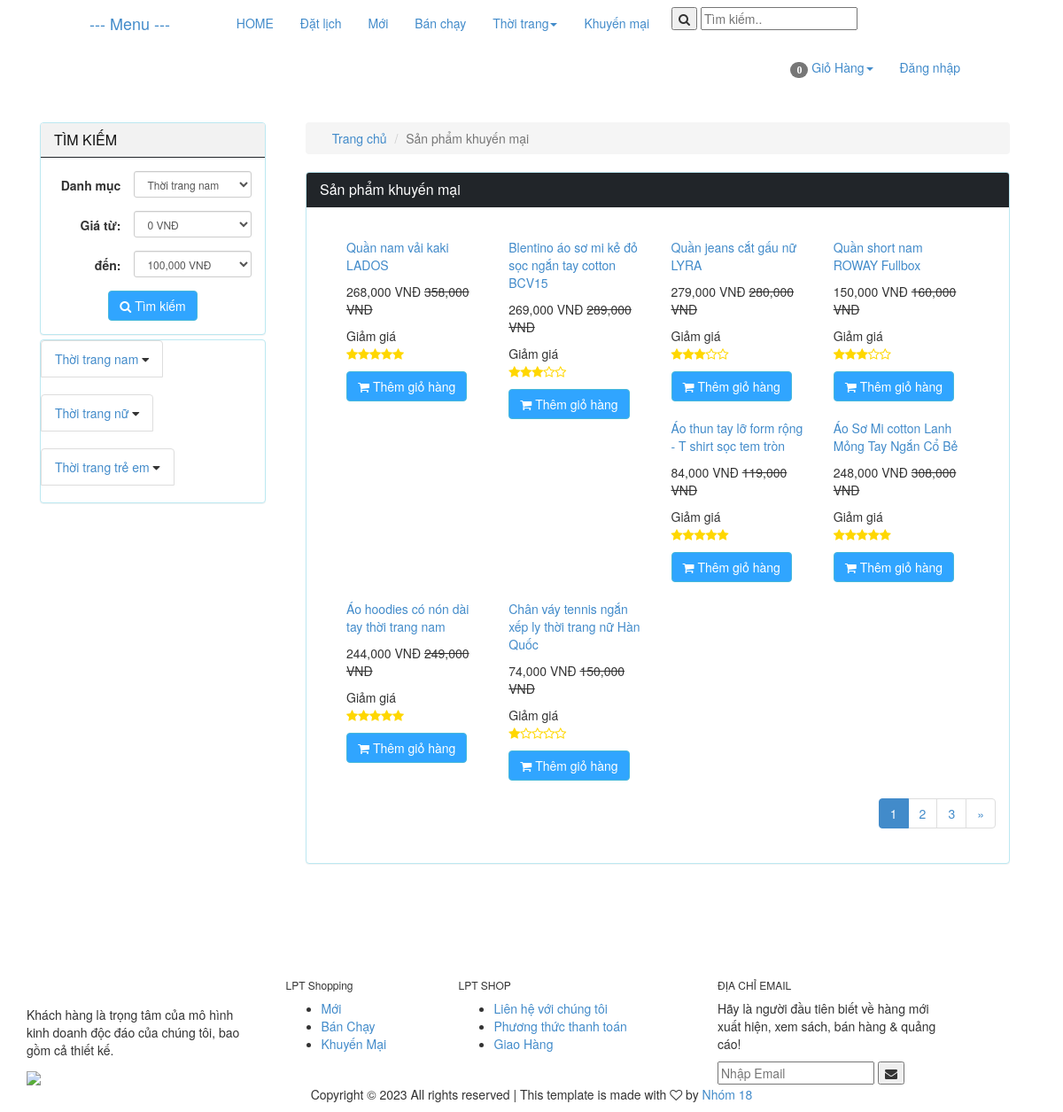
The app's page /index.php/product/discount with its own data.
### tables this page shows
CREATE TABLE `catalog` (
  `id` int(11) NOT NULL,
  `name` varchar(100) NOT NULL,
  `description` varchar(255) DEFAULT NULL,
  `parent_id` int(11) NOT NULL,
  `sort_order` tinyint(4) NOT NULL,
  `created` datetime NOT NULL
);

CREATE TABLE `product` (
  `id` int(255) NOT NULL,
  `catalog_id` int(11) NOT NULL,
  `name` varchar(255) NOT NULL,
  `content` text NOT NULL,
  `price` decimal(15,2) NOT NULL DEFAULT 0.00,
  `discount` int(11) DEFAULT 0,
  `image_link` varchar(100) NOT NULL,
  `image_list` text NOT NULL,
  `view` int(11) NOT NULL DEFAULT 0,
  `buyed` int(255) NOT NULL,
  `rate_total` int(255) NOT NULL DEFAULT 4,
  `rate_count` int(255) NOT NULL DEFAULT 1,
  `created` int(11) NOT NULL
);

### application/controllers/Product.php (called while the page is built, shortened)
<?php
class Product extends MY_Controller {
    public function __construct() {
        parent::__construct();
        $this->load->model('product_model');
        $this->load->model('catalog_model');
        $this->load->model('comment_model');
        $this->load->model('user_model');
        $this->load->model('sizedetail_model');
        $this->load->model('size_model');
        $this->load->model('order_model');
        $this->load->library('form_validation');
        $this->load->helper('form');
        $this->load->library('upload');
        $this->load->library('upload_library');
    }
    public function discount() {
        $input = array();
        $this->load->library('pagination');
        $base_url = base_url('product/discount');
        $total = 20;
        $per = 8;
        $uri = 3;
        $config = pagination($base_url, $total, $per, $uri);
        $segment = $this->uri->segment(3);
        $segment = intval($segment);
        $input['limit'] = array($config['per_page'], $segment);
        $product_list = $this->product_model->get_list($input);
        $this->data['product_list'] = $product_list;
        $this->data['temp'] = 'site/product/discount';
        $this->load->view('site/layoutsub', $this->data);
    }
}

### index.php (called while the page is built, shortened)
<?php
require_once BASEPATH.'core/CodeIgniter.php';

### application/core/MY_Controller.php (called while the page is built, shortened)
<?php
class MY_Controller extends CI_Controller {
	function __construct()
	{
		$controller = $this->uri->segment(1);
		switch ($controller) {
			default:
				$input = array();
				$input['where'] = array('parent_id' => '1');
				$input['order'] = array('sort_order', 'ASC');
				$catalog = $this->catalog_model->get_list($input);
				break;
		}
	}
}

### application/core/MY_Model.php (called while the page is built, shortened)
<?php if ( ! defined('BASEPATH')) exit('No direct script access allowed');
class MY_Model extends CI_Model {
    var $table = '';
    var $key = 'id';
    var $order = '';
    function query2($sql){
        $rows = $this->db->query($sql);
        return $rows->row();
    }
    function get_list($input = array())
    {
        $query = $this->db->get($this->table);
        return $query->result();
    }
    protected function get_list_set_input($input = array())
    {
        if ((isset($input['where'])) && $input['where'])
        {
            $this->db->where($input['where']);
        }
        if (isset($input['order'][0]) && isset($input['order'][1]))
        {
            $this->db->order_by($input['order'][0], $input['order'][1]);
        }
        else
        {
            $order = ($this->order == '') ? array($this->table.'.'.$this->key, 'desc') : $this->order;
            $this->db->order_by($order[0], $order[1]);
        }
        if (isset($input['limit'][0]) && isset($input['limit'][1]))
        {
            $this->db->limit($input['limit'][0], $input['limit'][1]);
        }
    }
}
?>

### application/views/site/product/discount.php (the view, shortened to what this page needs)
<div class="col-xs-12 col-sm-9 col-md-9 col-lg-9 clearpaddingr">
    <div class="col-xs-12 col-sm-12 col-md-12 col-lg-12 clearpadding">
        <ol class="breadcrumb">
            <li><a href="<?php echo base_url(); ?>"><span class="glyphicon glyphicon-home" aria-hidden="true"></span> Trang chủ</a></li>
            <li class="active">Sản phẩm khuyến mại</li>
        </ol>
        <div class="panel panel-info">
            <div class="panel-heading">
                <h3 class="panel-title">Sản phẩm khuyến mại</h3>
            </div>
            <div class="panel-body">
                <div class="col-xs-12 col-sm-12 col-md-12 col-lg-12 clearpadding">
                    <?php
                    foreach ($product_list as $value) {
                        $name = covert_vi_to_en($value->name);
                        $name = strtolower($name);
                        ?>
                        <div class="col-xs-12 col-sm-6 col-md-3 col-lg-3 re-padding">
                            <div class="product_item">
                                <div class="product-image">
                                </div>
                                <p class="product_name" ><a href="<?php echo base_url($name . '-p' . $value->id); ?>" ><?php echo $value->name; ?></a></p>
                                <?php
                                if ($value->discount > 0) {
                                    $new_price = $value->price - $value->discount;
                                    ?>
                                    <p><span class='price text-right'><?php echo number_format($new_price); ?> VNĐ</span> <del class="product-discount"><?php echo number_format($value->price); ?> VNĐ</del></p>
                                <?php } else { ?>
                                    <p><span class='price text-right'><?php echo number_format($value->price); ?> VNĐ</span></p>
                                <?php } ?>
                                <?php
                                if ($value->discount != 0)
                                    echo '<span class="label_pro">Giảm giá</span>';
                                ?>
                                <p>
                                    <?php $raty_tb = round($value->rate_total / $value->rate_count); ?>
                                    <?php
                                    $i2 = 1;
                                    for ($i2; $i2 <= $raty_tb; $i2++) {
                                        echo '<i class="fa fa-star" style="color:gold"></i>';
                                    }
                                    $i3 = 1;
                                    for ($i3; $i3 <= (5 - $raty_tb); $i3++) {
                                        echo '<i class="fa fa-star-o" style="color: gold"></i>';
                                    }
                                    ?>
                                </p>
                                <?php
                                $query_count = 'SELECT SUM(quantity) As totalproduct FROM sizedetail WHERE product_id = ' . $value->id;
                                $result = $this->sizedetail_model->query2($query_count);
                                $sl = $result->totalproduct;
                                if ($sl > 0) {
                                    ?>
                                    <a href="<?php echo base_url('cart/add/' . $value->id); ?>"><button class='btn btn-info'><span class="fa fa-shopping-cart" aria-hidden="true"></span> Thêm giỏ hàng</button></a>
                                <?php } else { ?>
                                    <a style="pointer-events: none;"><button style="pointer-events: none;background-color: #333;border: none " class='btn btn-info'>Hết hàng</button></a>
                                <?php } ?>
                            </div>
                        </div>
                    <?php } ?>
                </div>
                <?php echo $this->pagination->create_links(); ?>
            </div>
        </div>
    </div>
</div>

### application/views/site/sidebar.php (shortened to what this page needs)
<?php
$catalog_id = isset($catalog_id) ? $catalog_id : NULL;
$price_from = isset($price_from) ? $price_from : NULL;
$price_to = isset($price_to) ? $price_to : NULL;
?>
<div class="col-xs-12 col-sm-3 col-md-3 col-lg-3 clearpaddingl">
    <div class="panel panel-info" style="margin-bottom: 5px;">
        <div class="panel-heading" style="background-color: #f2f2f2;color: #111">
            <h3 class="panel-title">TÌM KIẾM</h3>
        </div>
        <div class="panel-body">
            <form class="form-horizontal text-center" method="post" action="<?php echo base_url('product/search'); ?>">
                <div class="form-group form-group-sm">
                    <label class="col-sm-5 clearpaddingl control-label" for="formGroupInputSmall">Danh mục</label>
                    <div class="col-sm-7" style="padding-left: 0px">
                        <select class="form-control" name="catalog_id">
                            <?php foreach ($catalog as $value) { ?>
                                <option value="<?php echo $value->id; ?>" style='font-weight: bold' <?php if ($value->id == $catalog_id) echo 'selected'; ?>><?php echo $value->name; ?></option>
                    <?php } ?>
                    </select>
                </div>
        </div>
        <div class="form-group form-group-sm">
            <label class="col-sm-5 control-label" for="formGroupInputSmall">Giá từ:</label>
            <div class="col-sm-7" style="padding-left: 0px">
                <select class="form-control" name="price_from">
                    <?php for ($i = 0; $i < 1400000; $i = $i + 100000) { ?>
                        <option value="<?php echo $i ?>" <?php if ($i == $price_from) echo 'selected'; ?>><?php echo number_format($i); ?> VNĐ</option>
                    <?php } ?>
                </select>
            </div>
        </div>
        <div class="form-group form-group-sm">
            <label class="col-sm-5 control-label" for="formGroupInputSmall">đến:</label>
            <div class="col-sm-7" style="padding-left: 0px">
                <select class="form-control" name="price_to">
                    <?php for ($i = 100000; $i < 1500000; $i = $i + 100000) { ?>
                        <option value="<?php echo $i ?>" <?php if ($i == $price_to) echo 'selected'; ?>><?php echo number_format($i); ?> VNĐ</option>
                    <?php } ?>
                </select>
            </div>
        </div>
                <button class="btn btn-info" type="submit" name='submit'><i class="fa fa-search"></i> Tìm kiếm</button>
        </form>
    </div>
</div>
<div class="panel panel-info">
    <div class="panel-body" style="padding:0px">
        <div class="list-group">
            <?php
            foreach ($catalog as $value) {
                $name = covert_vi_to_en($value->name);
                $name = strtolower($name);
                ?>
                <div class="list-group">
                    <button class="list-group-item dropdown-btn">
                        <a href="<?php echo base_url($name . '-c' . $value->id); ?>" class=""><?php echo $value->name; ?></a>
                        <i class="fa fa-caret-down" ></i>
                    </button>
                </div>
            <?php } ?>
        </div>
    </div>
</div>
</div>

### records on screen
catalog: name "Thời trang nam"
catalog: name "Thời trang nữ"
catalog: name "Thời trang trẻ em"
product: name "Quần nam vải kaki LADOS", new_price "268,000", price "358,000", shows "Giảm giá", rate_total 5 (drawn)
product: name "Blentino áo sơ mi kẻ đỏ sọc ngắn tay cotton BCV15", new_price "269,000", price "289,000", shows "Giảm giá", rate_count 2 (drawn)
product: name "Quần jeans cắt gấu nữ LYRA", new_price "279,000", price "280,000", shows "Giảm giá", rate_count 2 (drawn)
product: name "Quần short nam ROWAY Fullbox", new_price "150,000", price "160,000", shows "Giảm giá", rate_count 2 (drawn)
product: name "Áo thun tay lỡ form rộng - T shirt sọc tem tròn", new_price "84,000", price "119,000", shows "Giảm giá", rate_total 5 (drawn)
product: name "Áo Sơ Mi cotton Lanh Mỏng Tay Ngắn Cổ Bẻ", new_price "248,000", price "308,000", shows "Giảm giá", rate_total 5 (drawn)
product: name "Áo hoodies có nón dài tay thời trang nam", new_price "244,000", price "249,000", shows "Giảm giá", rate_total 5 (drawn)
product: name "Chân váy tennis ngắn xếp ly thời trang nữ Hàn Quốc", new_price "74,000", price "150,000", shows "Giảm giá", rate_count 4 (drawn)

### other values on screen
$total_items "0"
$this->pagination->create_links() "1 2 3 »"
form field catalog_id "Thời trang nam"
form field price_from "0 VNĐ"
form field price_to "100,000 VNĐ"
